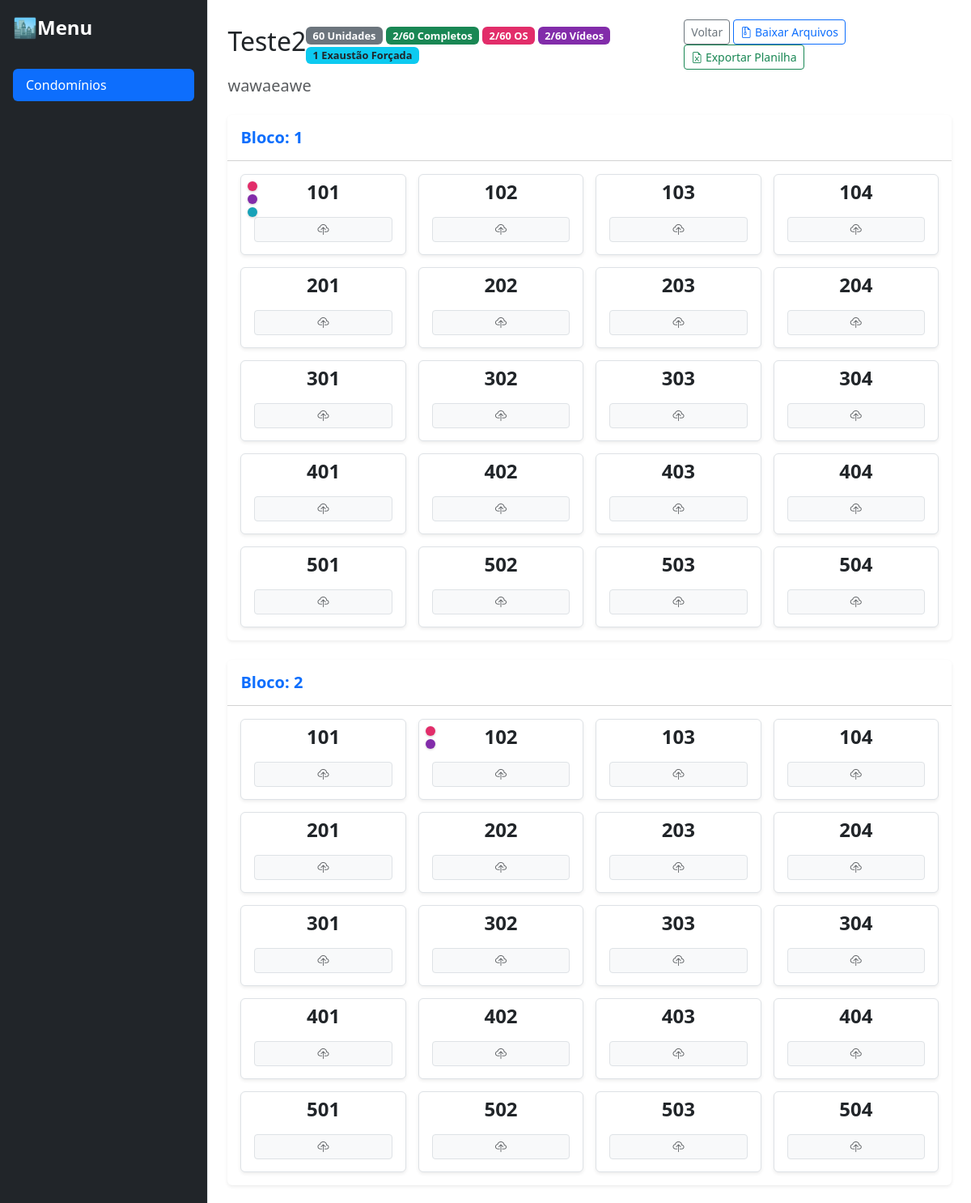
The page /condominio/6/ (signed in, upper part) on the database its author committed.
### core/models.py (models this page shows, shortened)
class Condominio(models.Model):
    nome = models.CharField(max_length=100)
    endereco = models.CharField(max_length=255, blank=True)
    data_criacao = models.DateTimeField()
    data_inicio = models.DateField(null=True, blank=True, verbose_name="Início do Serviço")
    data_fim = models.DateField(null=True, blank=True, verbose_name="Fim do Serviço")
    usuarios = models.ManyToManyField(User, blank=True, related_name='condominios', help_text="Usuários que podem ver TODOS os blocos deste condomínio.")
    qtd_andares_padrao = models.PositiveIntegerField(default=0, help_text="Padrão para os blocos deste condomínio")
    qtd_ap_por_andar_padrao = models.PositiveIntegerField(default=0, help_text="Padrão de aptos por andar")
    qtd_saloes_festas = models.PositiveIntegerField(default=0, verbose_name="Qtd. Salões de Festas", help_text="Cria automaticamente um bloco de Áreas Comuns")
    @property
    def total_apartamentos(self):
        return Apartamento.objects.filter(bloco__condominio=self).count()
    @property
    def total_os(self):
        from .models import Apartamento
        return Apartamento.objects.filter(bloco__condominio=self, arquivos__tipo='OS').distinct().count()
    @property
    def total_videos(self):
        from .models import Apartamento
        return Apartamento.objects.filter(bloco__condominio=self, arquivos__tipo='VIDEO').distinct().count()
    @property
    def total_completos(self):
        from .models import Apartamento
        return Apartamento.objects.filter(
            bloco__condominio=self, arquivos__tipo='OS'
        ).filter(arquivos__tipo='VIDEO').distinct().count()
    @property
    def total_exaustao(self):
        from .models import Apartamento
        return Apartamento.objects.filter(
            bloco__condominio=self,
            arquivos__tipo__in=['OS_EX', 'VIDEO_EX']
        ).distinct().count()

class Bloco(models.Model):
    condominio = models.ForeignKey('Condominio', on_delete=models.CASCADE, related_name='blocos')
    nome = models.CharField(max_length=50)
    qtd_andares = models.PositiveIntegerField(null=True, blank=True, help_text="Quantos andares tem o prédio?")
    qtd_ap_por_andar = models.PositiveIntegerField(null=True, blank=True, help_text="Quantos apartamentos por andar?")
    inicio_numeracao = models.PositiveIntegerField(default=101, help_text="Qual é o primeiro apartamento? ex: 101")
    usuarios = models.ManyToManyField(User, blank=True, related_name='blocos_atribuidos', help_text="Equipes/Usuários restritos apenas a este bloco.")

class Apartamento(models.Model):
    bloco = models.ForeignKey(Bloco, on_delete=models.CASCADE, related_name='apartamentos')
    numero = models.CharField(max_length=10)
    naturgy = models.BooleanField(default=False)
    ap_2p6 = models.BooleanField(default=False)
    morador = models.CharField(max_length=100, blank=True, verbose_name="Nome do Morador")
    tecnico = models.CharField(max_length=100, blank=True, verbose_name="Técnico Responsável")
    equipamento = models.CharField(max_length=200, blank=True, verbose_name="Equipamento(s)", help_text="Ex: Fogão 4 bocas, Aquecedor Lorenzetti")
    observacoes = models.TextField(blank=True, verbose_name="Observações / Impedimentos")
    @property
    def tem_os(self):
        return self.arquivos.filter(tipo='OS').exists()
    @property
    def tem_video(self):
        return self.arquivos.filter(tipo='VIDEO').exists()
    exaustao_forcada = models.BooleanField(default=False)
    @property
    def tem_os_ex(self):
        return self.arquivos.filter(tipo='OS_EX').exists()
    @property
    def tem_video_ex(self):
        return self.arquivos.filter(tipo='VIDEO_EX').exists()
    @property
    def pendente_parcial(self):
        pendencia_padrao = (self.tem_os and not self.tem_video) or (self.tem_video and not self.tem_os)
        tem_algum_ex = self.tem_os_ex or self.tem_video_ex
        pendencia_exaustao = tem_algum_ex and not (self.tem_os_ex and self.tem_video_ex)
        return pendencia_padrao or pendencia_exaustao
    class Meta:
        ordering = ['numero']

### core/views.py (the view, shortened to what this page needs)
# urls.py: path('condominio/<int:pk>/', views.detalhe_condominio, name='detalhe_condominio'),
@login_required(login_url='/login/')
def detalhe_condominio(request, pk):
    condominio = get_object_or_404(Condominio, pk=pk)
    if request.user.is_superuser or request.user in condominio.usuarios.all():
        blocos_permitidos = condominio.blocos.all() # Vê todos
    else:
        blocos_permitidos = condominio.blocos.filter(usuarios=request.user) # Vê só os dele
    contexto = {
        'condominio': condominio,
        'blocos_permitidos': blocos_permitidos, # Enviamos a lista filtrada pro HTML
    }
    return render(request, 'core/detalhe_condominio.html', contexto)

### core/templates/core/detalhe_condominio.html (shortened to what this page needs)
{% extends 'core/base.html' %}
{% block conteudo %}
<form method="POST" action="{% url 'detalhe_condominio' condominio.pk %}">
    <div class="d-flex justify-content-between align-items-center mb-2 cabecalho-acoes">
        <h2>{{ condominio.nome }}</h2>
        <div>
            <span class="badge bg-secondary" style="font-size: 0.8em;">
                {{ condominio.total_apartamentos }} Unidades
            </span>
            <span class="badge bg-success" style="font-size: 0.8em;">
                {{ condominio.total_completos }}/{{ condominio.total_apartamentos }} Completos
            </span>
            <span class="badge badge-os" style="font-size: 0.8em;">
                {{ condominio.total_os }}/{{ condominio.total_apartamentos }} OS
            </span>
            <span class="badge badge-video" style="font-size: 0.8em;">
                {{ condominio.total_videos }}/{{ condominio.total_apartamentos }} Vídeos
            </span>
            <span class="badge bg-info text-dark" style="font-size: 0.8em;">
                {{ condominio.total_exaustao }} Exaustão Forçada
            </span>
        </div>
        <div>
            <a href="{% url 'index' %}" class="btn btn-outline-secondary btn-sm">Voltar</a>
            <a href="{% url 'baixar_arquivos' condominio.pk %}" class="btn btn-outline-primary btn-sm me-2">
                <i class="bi bi-file-earmark-zip"></i> Baixar Arquivos
            </a>
            <a href="{% url 'exportar_planilha' condominio.pk %}" class="btn btn-outline-success btn-sm me-2">
                <i class="bi bi-file-earmark-excel"></i> Exportar Planilha
            </a>
        </div>
    </div>
    <h5 class="text-muted mb-4">{{ condominio.endereco }}</h5>
    <div class="area-blocos">
        {% for bloco in blocos_permitidos %}
            <div class="card mb-4 border-0 shadow-sm">
                <div class="card-header bg-white py-3">
                    <h5 class="mb-0 text-primary fw-bold">Bloco: {{ bloco.nome }}</h5>
                </div>
                <div class="card-body">
                    <div class="grid-dinamico" style="--colunas: {{ bloco.qtd_ap_por_andar|default:4 }};">
                        {% for apto in bloco.apartamentos.all %}
                            <div class="rounded bg-white shadow-sm apto-card {% if apto.pendente_parcial %}border border-warning border-2{% else %}border{% endif %}">
                                <div class="indicadores-upload">
                                    {% if apto.tem_os_ex or apto.tem_video_ex %}
                                        <div class="status-indicator indicator-os-ex" title="Arquivos de Exaustão Enviados"></div>
                                    {% endif %}
                                    {% if apto.tem_os %}
                                        <div class="status-indicator indicator-os" title="OS Enviada"></div>
                                    {% endif %}
                                    {% if apto.tem_video %}
                                        <div class="status-indicator indicator-video" title="Vídeo Enviado"></div>
                                    {% endif %}
                                </div>
                                <h5 class="mb-0 fw-bold text-dark text-center px-1 {% if apto.numero|length > 5 %}fs-6{% else %}fs-4{% endif %}">
                                    {{ apto.numero }}
                                </h5>
                                <div class="mt-3 w-100 px-3 pb-2">
                                    <div class="modo-upload">
                                        <a href="{% url 'ficha_apartamento' pk=apto.pk %}" class="btn btn-sm btn-light w-100 border text-muted d-block">
                                            <i class="bi bi-cloud-upload"></i>
                                        </a>
                                    </div>
                                </div>
                            </div>
                            {% endfor %}
                    </div>
                </div>
            </div>
        {% empty %}
            <p>Este condomínio ainda não possui blocos cadastrados.</p>
        {% endfor %}
    </div>
</form>
{% endblock %}

### core/templates/core/detalhe_condominio.html (style rules this page uses)
.grid-dinamico { display: grid; grid-template-columns: repeat(var(--colunas, 4), 1fr); gap: 15px; }
.apto-card { position: relative; min-height: 100px; display: flex; flex-direction: column; justify-content: center; align-items: center; transition: transform 0.2s; }
.status-indicator { position: absolute; width: 12px; height: 12px; border-radius: 50%; box-shadow: 0 1px 3px rgba(0,0,0,0.2); }
.indicator-os { top: 8px; left: 8px; background-color: #e22d6a; }
.indicator-video { top: 24px; left: 8px; background-color: #822caa; }
.indicator-os-ex { top: 40px; left: 8px; background-color: #17a2b8; }
.badge-os { background-color: #e22d6a !important; color: white; }
.badge-video { background-color: #822caa !important; color: white; }

### rows shown on the page
Condominio: nome "Teste2", total_apartamentos "60", total_completos "2", total_os "2", total_videos "2", total_exaustao "1", endereco "wawaeawe"
Bloco: nome "1", {{ bloco.qtd_ap_por_andar|default:4 }} 4 (drawn)
Apartamento: numero "101"
Apartamento: numero "102"
Apartamento: numero "103"
Apartamento: numero "104"
Apartamento: numero "201"
Apartamento: numero "202"
Apartamento: numero "203"
Apartamento: numero "204"
Apartamento: numero "301"
Apartamento: numero "302"
Apartamento: numero "303"
Apartamento: numero "304"
Apartamento: numero "401"
Apartamento: numero "402"
Apartamento: numero "403"
Apartamento: numero "404"
Apartamento: numero "501"
Apartamento: numero "502"
Apartamento: numero "503"
Apartamento: numero "504"
Bloco: nome "2", {{ bloco.qtd_ap_por_andar|default:4 }} 4 (drawn)
Apartamento: numero "101"
Apartamento: numero "102"
Apartamento: numero "103"
Apartamento: numero "104"
Apartamento: numero "201"
Apartamento: numero "202"
Apartamento: numero "203"
Apartamento: numero "204"
Apartamento: numero "301"
Apartamento: numero "302"
Apartamento: numero "303"
Apartamento: numero "304"
Apartamento: numero "401"
Apartamento: numero "402"
Apartamento: numero "403"
Apartamento: numero "404"
Apartamento: numero "501"
Apartamento: numero "502"
Apartamento: numero "503"
Apartamento: numero "504"
